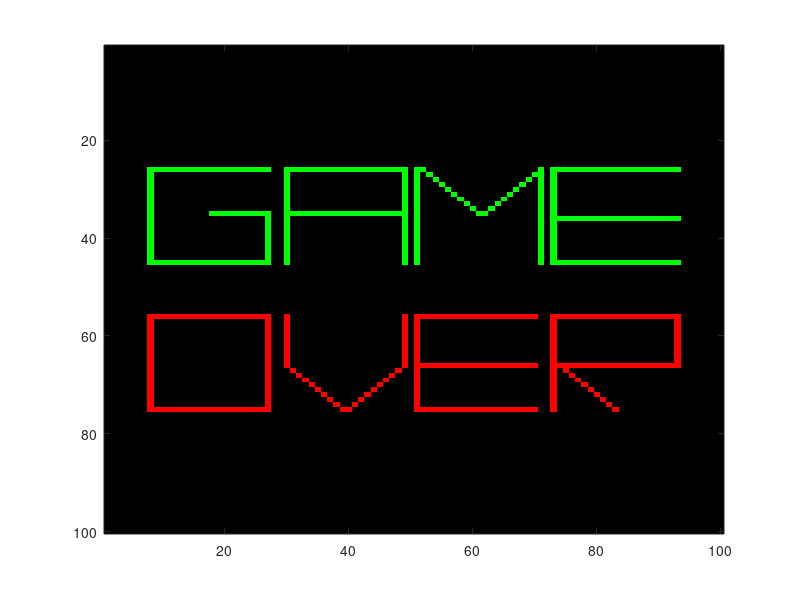

Reproduce this figure in MATLAB.
clc
clear all
close all

r=zeros(100,100);
g=zeros(100,100);
b=zeros(100,100);
c=255;
for i=1:20
    g(26,i+7)=c;%x
    g(26,i+29)=c;
    g(26,i+73)=c;
    g(26,i+7)=c;
    g(25+i,8)=c;%y
    g(45,i+7)=c;
    g(i+25,30)=c;
    g(i+25,49)=c;
    g(35,i+29)=c;
    g(36,i+73)=c;
    g(45,i+73)=c;
    g(25+i,73)=c;
    g(25+i,51)=c;
    g(25+i,71)=c;
    r(55+i,8)=c;
    r(55+i,27)=c;
    r(56,7+i)=c;
    r(75,7+i)=c;
    r(56,50+i)=c;
    r(66,50+i)=c;
    r(75,50+i)=c;%x
    r(55+i,51)=c;%y
    r(66,73+i)=c;
    r(56,73+i)=c;%x
    r(55+i,73)=c;
    
    
    
    
end
for i=1:10
    g(i+35,27)=c;
    g(35,i+17)=c;
    g(25+i,51+i)=c;
    g(36-i,61+i)=c;
    r(55+i,93)=c;
    r(65+i,73+i)=c;
    r(55+i,30)=c;
    r(55+i,49)=c;
    r(65+i,29+i)=c;
    r(76-i,39+i)=c;
    
end
    
im=cat(3,r,g,b);
subimage(uint8(im));